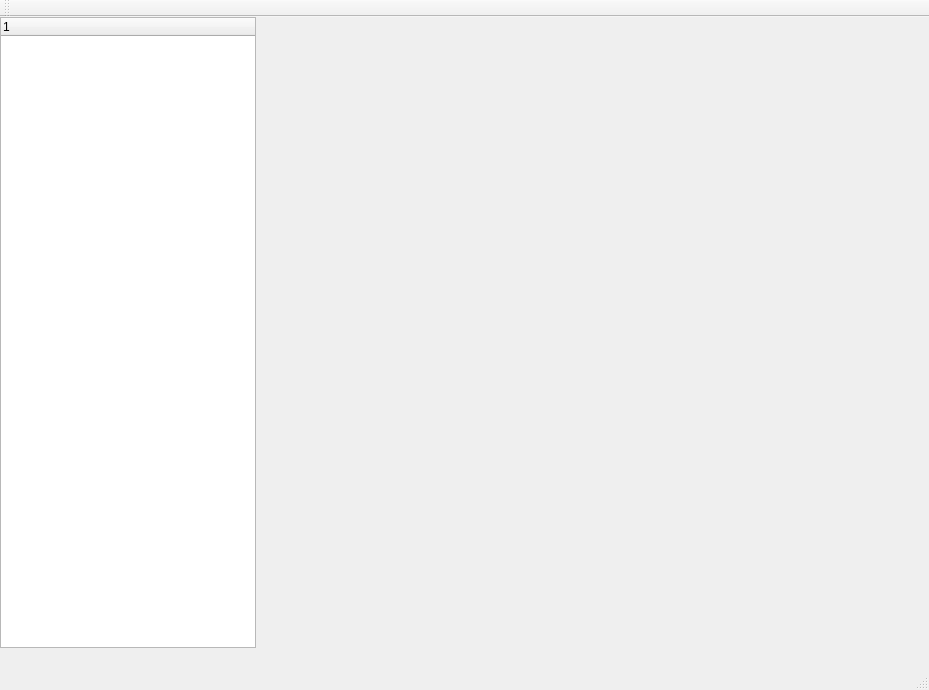
<?xml version="1.0" encoding="UTF-8"?>
<ui version="4.0">
 <class>MainWindow</class>
 <widget class="QMainWindow" name="MainWindow">
  <property name="geometry">
   <rect>
    <x>0</x>
    <y>0</y>
    <width>929</width>
    <height>690</height>
   </rect>
  </property>
  <property name="windowTitle">
   <string>MainWindow</string>
  </property>
  <widget class="QWidget" name="centralWidget">
   <widget class="QTreeWidget" name="main_treeWidget">
    <property name="geometry">
     <rect>
      <x>0</x>
      <y>0</y>
      <width>256</width>
      <height>631</height>
     </rect>
    </property>
    <column>
     <property name="text">
      <string notr="true">1</string>
     </property>
    </column>
   </widget>
   <widget class="QWidget" name="verticalLayoutWidget">
    <property name="geometry">
     <rect>
      <x>260</x>
      <y>0</y>
      <width>661</width>
      <height>631</height>
     </rect>
    </property>
    <layout class="QVBoxLayout" name="toAddwidgetLayout"/>
   </widget>
  </widget>
  <widget class="QMenuBar" name="menuBar">
   <property name="geometry">
    <rect>
     <x>0</x>
     <y>0</y>
     <width>929</width>
     <height>23</height>
    </rect>
   </property>
  </widget>
  <widget class="QToolBar" name="mainToolBar">
   <attribute name="toolBarArea">
    <enum>TopToolBarArea</enum>
   </attribute>
   <attribute name="toolBarBreak">
    <bool>false</bool>
   </attribute>
  </widget>
  <widget class="QStatusBar" name="statusBar"/>
 </widget>
 <layoutdefault spacing="6" margin="11"/>
 <resources/>
 <connections/>
</ui>
